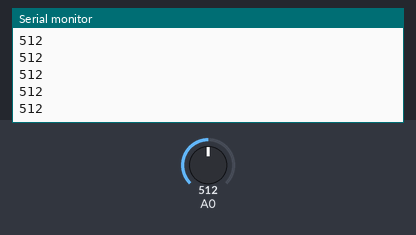
This sketch was run on a simulated ESP8266 (NodeMCU). Parts: the last lines printed to the serial monitor. Inputs (shaded band) come from the test bench; at power-on: A0 = 512. WiFi joins after 1.5 s; servers stay silent unless stated; no MQTT or app messages arrive unless stated.

Above: at 2.7 s.
2.8 s: A0 set to 716
At 3.15 s:
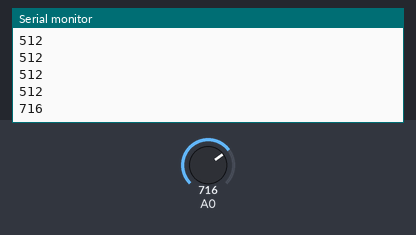
4.3 s: A0 set to 900
At 4.35 s:
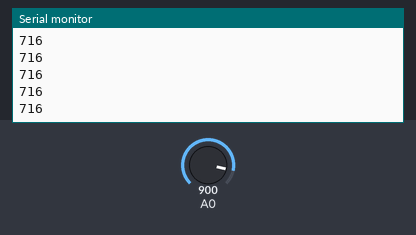
Timing chart, 0 to 7.3 s (numbered marks = the images above; inputs shaded):
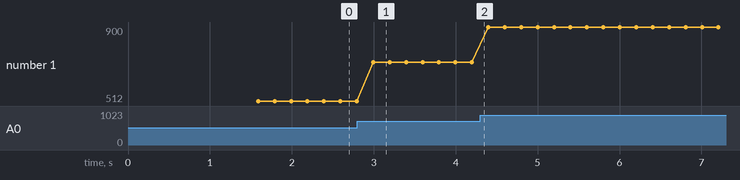

The sketch:

node.ino
```cpp
#include <PubSubClient.h>
#include <ESP8266WiFi.h>

// Wifi configuration
const char* ssid = "wifissid";
const char* password = "wifipassword";

// mqtt configuration
const char* server = "ipaddr to which node mcu is connected";
const char* topic = "/pot/";
const char* clientName = "";

int value;
int percent;
String payload;

WiFiClient wifiClient;
PubSubClient client(wifiClient);

void wifiConnect() {
  Serial.println();
  Serial.print("Connecting to ");
  Serial.println(ssid);

  WiFi.begin(ssid, password);

  while (WiFi.status() != WL_CONNECTED) {
    delay(500);
    Serial.print(".");
  }
  Serial.println("");
  Serial.print("WiFi connected.");
  Serial.print("IP address: ");
  Serial.println(WiFi.localIP());

  if (client.connect(clientName)) {
    Serial.print("Connected to MQTT broker at ");
    Serial.print(server);
    Serial.print(" as ");
    Serial.println(clientName);
    Serial.print("Topic is: ");
    Serial.println(topic);
  }
  else {
    Serial.println("MQTT connect failed");
    Serial.println("Will reset and try again...");
    abort();
  }
}

void mqttReConnect() {
  while (!client.connected()) {
    Serial.print("Attempting MQTT connection...");
    // Attempt to connect
    if (client.connect(clientName)) {
      Serial.println("connected");
      client.subscribe(topic);
    } else {
      Serial.print("failed, rc=");
      Serial.print(client.state());
      Serial.println(" try again in 5 seconds");
      delay(5000);
    }
  }
}

void setup() {
  Serial.begin(9600);
  client.setServer(server, 1883);
  wifiConnect();
  delay(10);
}

void loop() {
  value = analogRead(A0);
  payload =value;
  if (client.connected()) {
    if (client.publish(topic, (char*) payload.c_str())) {

      Serial.println(payload);
    } else {
      Serial.println("Publish failed");
    }
  } else {
    mqttReConnect();
  }

  delay(200);
}
```

Measured:
- after the input at 2.8 s, the serial monitor: prints a new line after 0.19 s (image 1)
- plotted number 1: 512 → 716 after the input at 2.8 s, 716 → 900 after the input at 4.3 s
